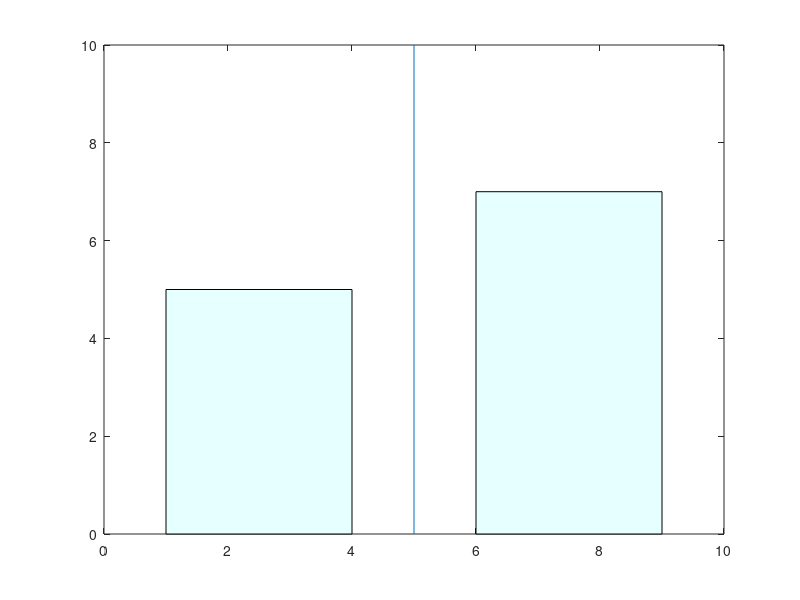

The MATLAB script that drew this image:

clc; close all; clear all;


bid.xLo = 1; bid.xHi = 4;
bid.yLo = 0; bid.yHi = 5;

bid.x = [bid.xLo bid.xHi bid.xHi bid.xLo];
bid.y = [bid.yLo bid.yLo bid.yHi bid.yHi];

ask.xLo = 6; ask.xHi = 9;
ask.yLo = 0; ask.yHi = 7;

ask.x = [ask.xLo ask.xHi ask.xHi ask.xLo];
ask.y = [ask.yLo ask.yLo ask.yHi ask.yHi];


plot([5,5], [0,10])

hp = patch(bid.x,bid.y, [0.9,1,1]);

hp = patch(ask.x,ask.y, [0.9,1,1]);